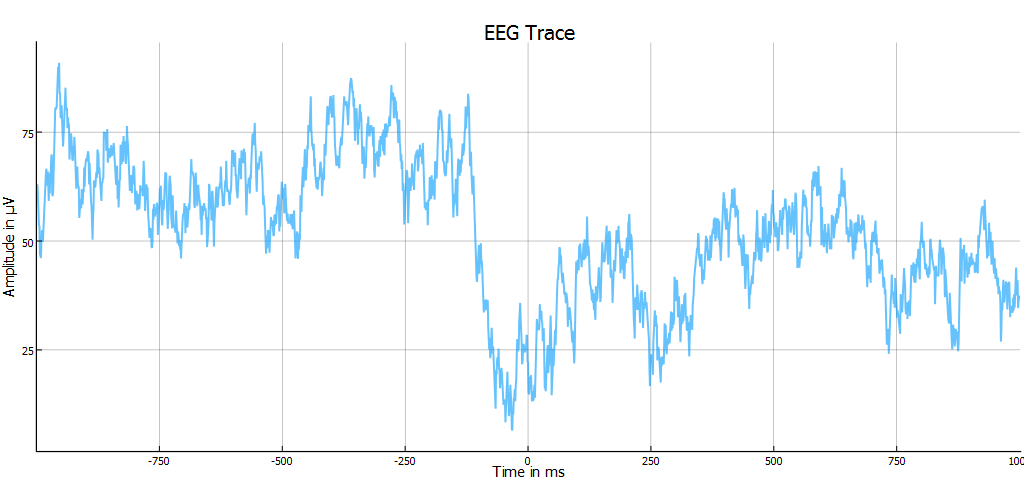

This figure's Julia source:

using Plots
plotly()
using brainvisionloader

filename = "../data/example"
EEG = brainvisionloader.loadFile(filename)

toi     = range(EEG.markers[2,3]-EEG.srate,stop=EEG.markers[2,3]+EEG.srate);
y       = EEG.data[25,Int64.(toi)]
x       = collect(1:length(y)) .-EEG.srate
xtick   = -EEG.srate:(EEG.srate/4):EEG.srate

plot(x, y,
    linewidth=2,
    alpha=0.6,
    title="EEG Trace",
    legend=:none,
    xlabel = "Time [ms]",
    ylabel = "Amplitude [μV]",
    size = (1024,480),
    xticks = xtick,
    );
gui()
savefig("./example.png")
